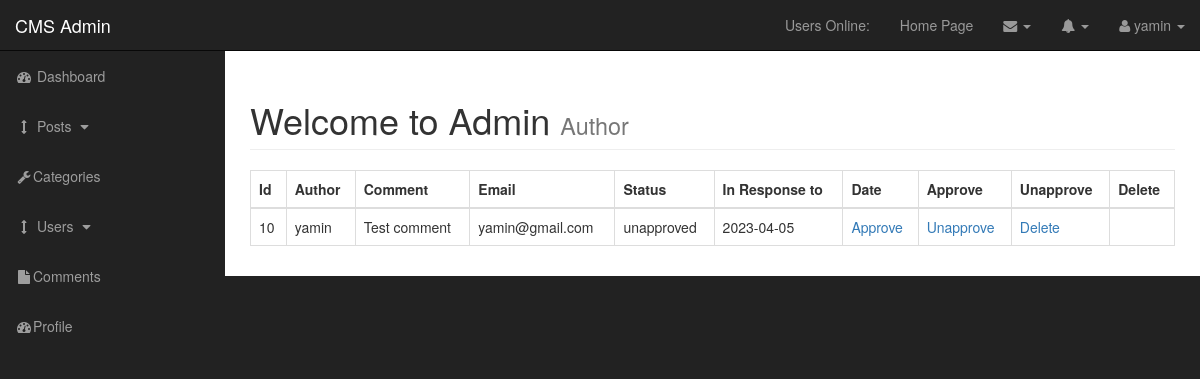
The app's page /cms/admin/comments.php (signed in), older data.
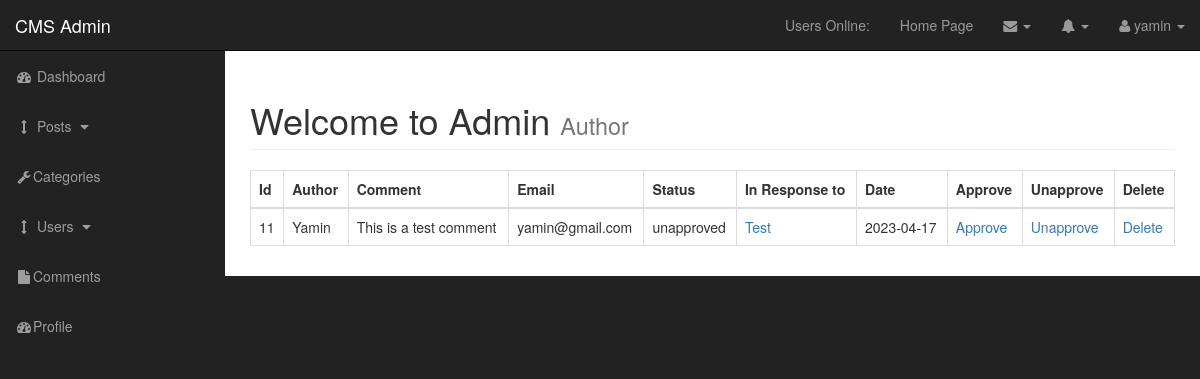
The same page, newer data.
### tables this page shows
CREATE TABLE `comments` (
  `comment_id` int(3) NOT NULL,
  `comment_post_id` int(3) NOT NULL,
  `comment_author` varchar(255) NOT NULL,
  `comment_email` varchar(255) NOT NULL,
  `comment_content` text NOT NULL,
  `comment_status` varchar(255) NOT NULL,
  `comment_date` date NOT NULL
);

CREATE TABLE `posts` (
  `id` int(3) NOT NULL,
  `category_id` int(3) NOT NULL,
  `post_title` varchar(255) NOT NULL,
  `post_author` varchar(255) NOT NULL,
  `post_user` varchar(255) NOT NULL,
  `post_date` date NOT NULL,
  `post_image` text NOT NULL,
  `post_content` text NOT NULL,
  `post_tags` varchar(255) NOT NULL,
  `post_comment_count` int(11) NOT NULL,
  `post_status` varchar(255) NOT NULL DEFAULT 'draft',
  `post_views_count` int(100) NOT NULL
);

### cms/admin/includes/view_all_comments.php (the view, shortened to what this page needs)
<table class="table table-bordered table-hover">
    <thead>
        <tr>
            <th>Id</th>
            <th>Author</th>
            <th>Comment</th>
            <th>Email</th>
            <th>Status</th>
            <th>In Response to</th>
            <th>Date</th>
            <th>Approve</th>
            <th>Unapprove</th>
            <th>Delete</th>
        </tr>
    </thead>
    <tbody>
        <?php
            $query = "SELECT * FROM comments";
            $result_comment = mysqli_query($connection, $query);
            if(!$result_comment){
                die("Query Failed". mysqli_error());
            }else{
                while($row = mysqli_fetch_assoc($result_comment)){
                    $comment_id=$row["comment_id"];
                    $comment_post_id=$row["comment_post_id"];
                    $comment_author=$row["comment_author"];
                    $comment_email=$row["comment_email"];
                    $comment_content=$row["comment_content"];
                    $comment_status=$row["comment_status"];
                    $comment_date=$row["comment_date"];
                    echo "<tr>";
                    echo "<td>$comment_id</td>";
                    echo "<td>$comment_author</td>";
                    echo "<td>$comment_content</td>";
                    echo "<td>$comment_email</td>";
                    echo "<td>$comment_status</td>";
                    $query_post="SELECT * FROM posts WHERE id=$comment_post_id";
                    $query_result_post=mysqli_query($connection, $query_post);
                    while($row = mysqli_fetch_assoc($query_result_post)){
                        $post_id=$row["id"];
                        $post_title=$row["post_title"];
                        echo "<td><a href='../post.php?p_id=$post_id'>$post_title</a></td>";
                    }
                    echo "<td>$comment_date</td>";
                    echo "<td><a href='./comments.php?approve=$comment_id'>Approve</a></td>";
                    echo "<td><a href='./comments.php?unapprove=$comment_id'>Unapprove</a></td>";
                    echo "<td><a href='./comments.php?delete=$comment_id'>Delete</a></td>";
                echo "</tr>";
                }
            }
        ?>
    </tbody>
</table>

Row changes from the older to the newer data that the page shows:
removed comments: comment_id "10", comment_author "yamin", comment_content "Test comment", comment_email "yamin@gmail.com", comment_status "unapproved", comment_date "2023-04-05"
added comments: comment_id "11", comment_author "Yamin", comment_content "This is a test comment", comment_email "yamin@gmail.com", comment_status "unapproved", comment_date "2023-04-17"
added posts: post_title "Test"
